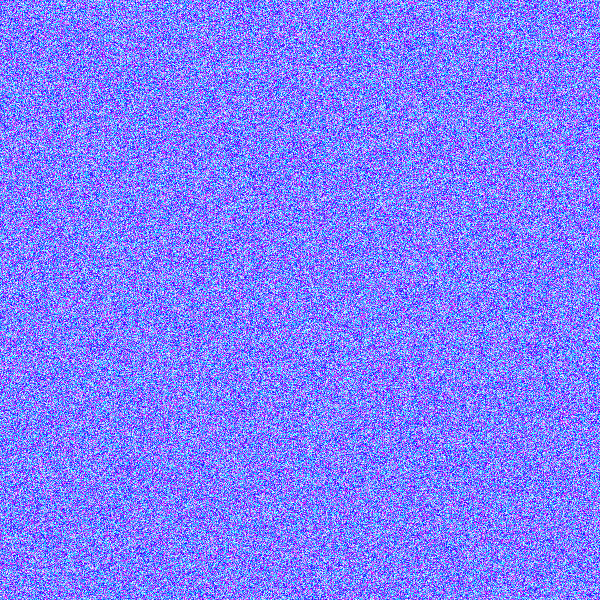
Frame 1 (no input)
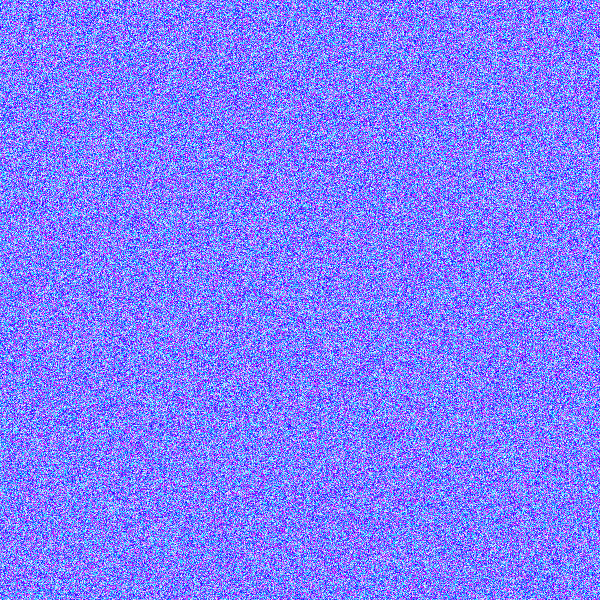
Frame 60 (the mouse pressed at the canvas centre just before this capture)
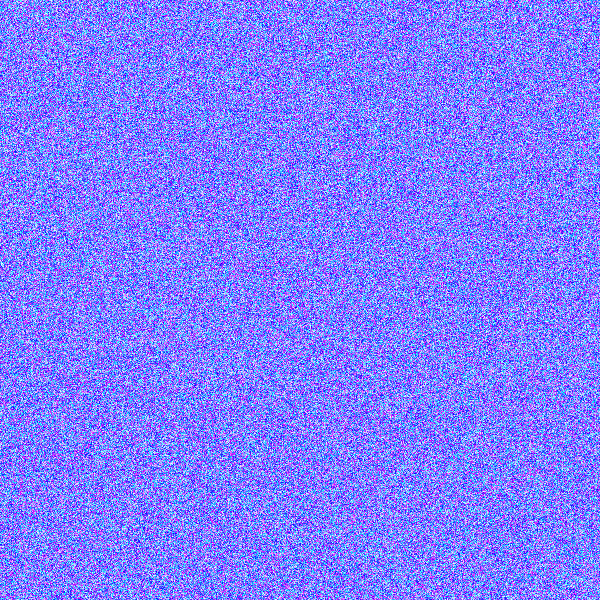
Frame 120 (the mouse held since frame 60 and released just before this capture)

The Processing sketch that drew these frames (run headless with seeded random() and noise(); from frame 60 on, the mouse is pressed at the canvas centre):

// Processing sketch: processing_138748
// ── processing_138748.pde

void setup(){
  size (600,600);
  noCursor ();
  
}
 
void draw(){
loadPixels ();
for (int i = 0; i < pixels.length; i++){
    pixels[i] = color(random(255), random(255), 255);
}
updatePixels();
}
